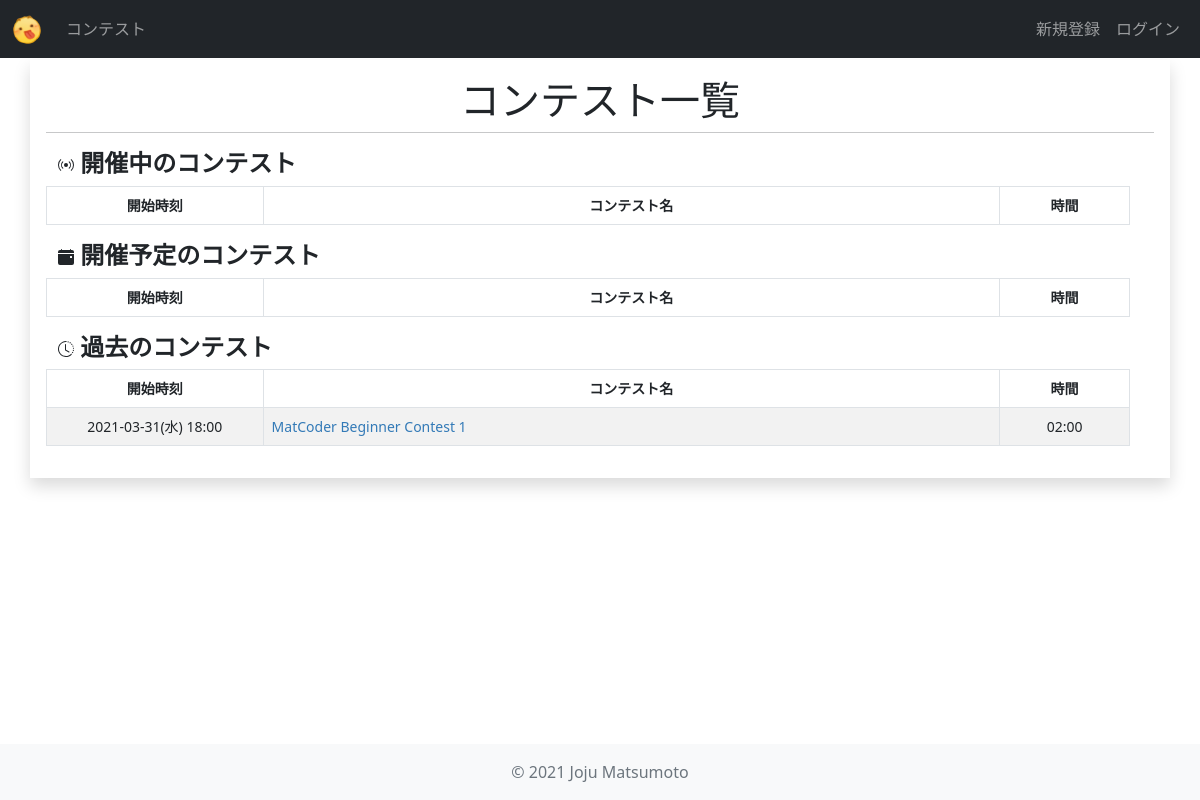
The app's page /contests/, older data.
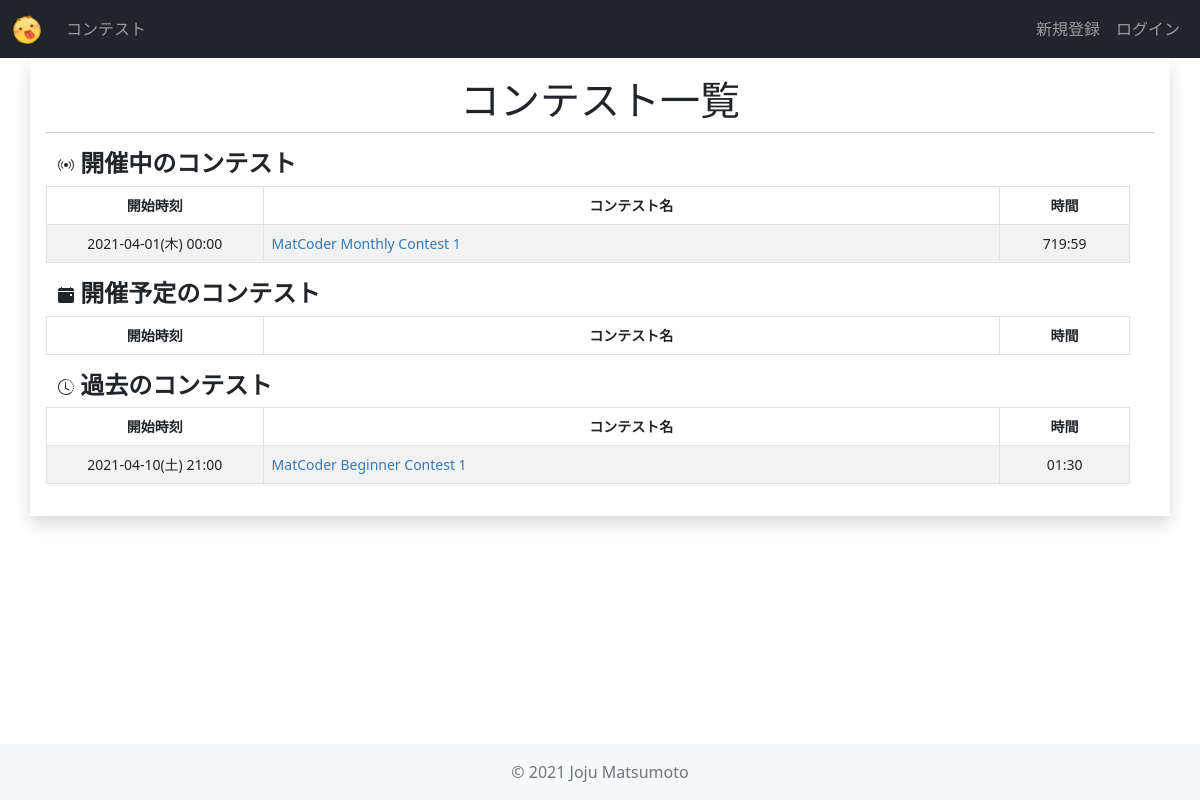
The same page, newer data.
### contests/models.py (models this page shows, shortened)
class Contest(models.Model):
    title = models.CharField(
        verbose_name="タイトル",
        max_length=255,
    )
    abstract = models.TextField(
        verbose_name="概要",
        max_length=2000,
    )
    short_name = models.CharField(
        verbose_name="省略形",
        max_length=20,
        unique=True,
        default="null",
    )
    start_date = models.DateTimeField(
        verbose_name="開始日時",
    )
    end_date = models.DateTimeField(
        verbose_name="終了日時",
    )
    users = models.ManyToManyField(
        settings.AUTH_USER_MODEL,
        verbose_name="参加者",
        blank=True,
    )
    penalty = models.IntegerField(
        verbose_name="ペナルティ(分)",
        default=5,
    )
    def get_start_time_str(self) -> str:
        return utils.datetime_str(self.start_date)
    def get_time_str(self) -> str:
        dt = self.end_date - self.start_date
        hour = int(dt.total_seconds()) // 3600
        minute = int((dt.total_seconds()) % 3600) // 60
        return f"{hour:02d}:{minute:02d}"

### contests/views.py (the view)
class IndexView(View):
    def get(self, request, *args, **kwargs):
        now = timezone.now()
        all_contests = models.Contest.objects.all()
        past_contests = all_contests.filter(end_date__lt=now).order_by("-start_date")
        future_contests = all_contests.filter(start_date__gt=now).order_by("start_date")
        live_contests = all_contests.filter(start_date__lte=now).filter(end_date__gt=now)
        context = {
            "contests_list": [
                ("開催中のコンテスト", live_contests),
                ("開催予定のコンテスト", future_contests),
                ("過去のコンテスト", past_contests),
            ],
        }
        return render(request, "contests/index.html", context)

### contests/utils.py (called while the page is built)
def datetime_str(dt: datetime.datetime) -> str:
    dt = localtime(dt)
    return "{}({}) {}".format(
        dt.strftime("%Y-%m-%d"),
        day_of_week_to_japanese[dt.strftime("%a")],
        dt.strftime("%H:%M")
    )

### contests/templates/contests/index.html (shortened to what this page needs)
{% extends 'base.html' %}
{% block content %}
<div class="row p-3">
    <h1 class="text-center">コンテスト一覧</h1>
    <hr>
    {% for contests_label, contests in contests_list %}
        <div class="row">
            <h4>
                {{ contests_label }}
            </h4>
            <table class="table table-striped table-bordered table-hover small text-center">
                <thead>
                    <tr>
                        <th width="20%">開始時刻</th>
                        <th>コンテスト名</th>
                        <th width="12%">時間</th>
                    </tr>
                </thead>
                <tbody>
                    {% for contest in contests %}
                        <tr>
                            <td>{{ contest.get_start_time_str }}</td>
                            <td class="text-start"><a href="{% url 'contests:contest_detail' contest.short_name %}">{{ contest.title }}</a></td>
                            <td>{{ contest.get_time_str }}</td>
                        </tr>
                    {% endfor %}
                </tbody>
            </table>
        </div>
    {% endfor %}
</div>
{% endblock content %}

Row changes from the older to the newer data that the page shows:
removed Contest: get_start_time_str "2021-03-31(水) 18:00", title "MatCoder Beginner Contest 1", get_time_str "02:00", shown under "過去のコンテスト"
added Contest: get_start_time_str "2021-04-01(木) 00:00", title "MatCoder Monthly Contest 1", get_time_str "719:59", shown under "開催中のコンテスト"
added Contest: get_start_time_str "2021-04-10(土) 21:00", title "MatCoder Beginner Contest 1", get_time_str "01:30", shown under "過去のコンテスト"
